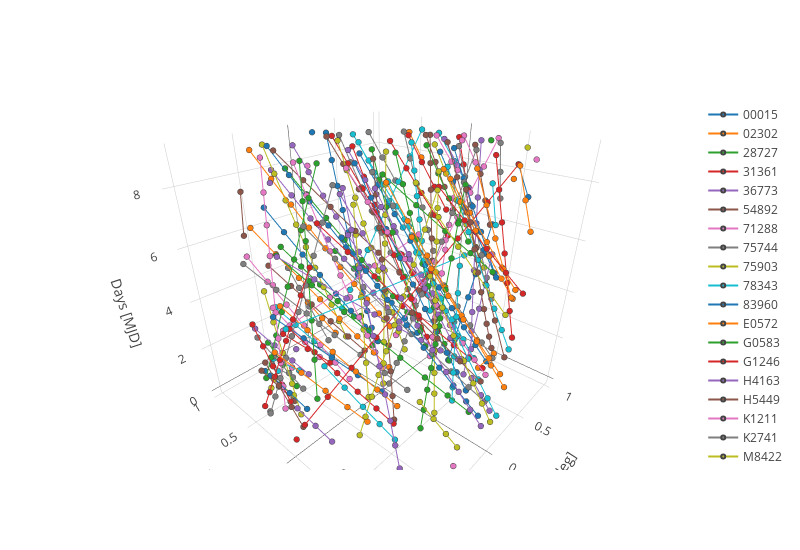

Notebook source saved alongside this figure:
### Code cell
plotRascals3D(rascals_df, colorByObject=True)
